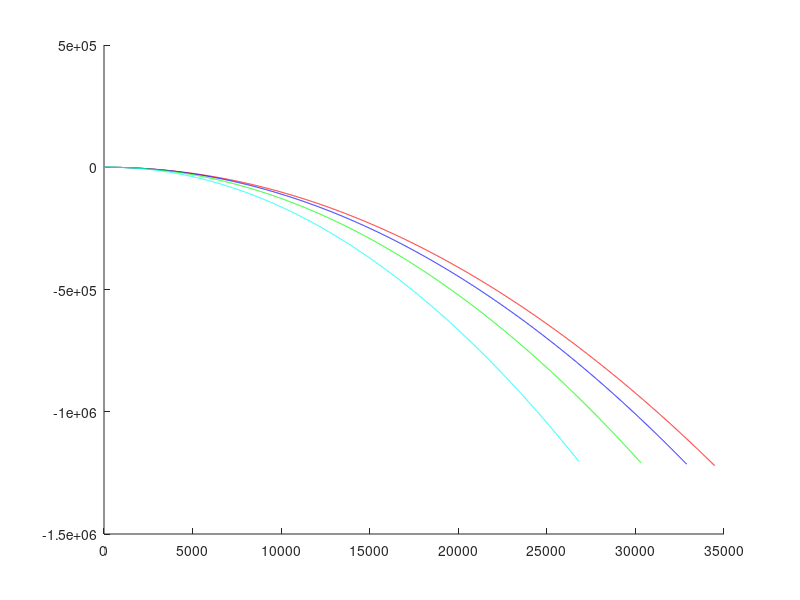

Write the MATLAB code that produced this figure.
function main
figure;
AxesH = axes('NextPlot', 'add');
time  = 500;
[x,y] = trajectory(10, time);
plot(x, y, 'r', 'Parent', AxesH)
[x,y] = trajectory(20, time);
plot(x, y, 'b', 'Parent', AxesH)
[x,y] = trajectory(30, time);
plot(x, y, 'g', 'Parent', AxesH)
[x,y] = trajectory(40, time);
plot(x, y, 'c', 'Parent', AxesH)
end

function [x,y]=trajectory(a,time)
x0=0;
y0=0;
% k=0 ???
angle=a*(pi./180);
v=70;
g=9.81;
t=0:0.1:time;
x = x0+v*cos(angle)*t;
y = y0+v*sin(angle)*t-(g*t.^2)/2;
end